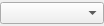
<?xml version="1.0" encoding="UTF-8"?>
<ui version="4.0">
 <class>CMIDINoteEdit</class>
 <widget class="QWidget" name="CMIDINoteEdit">
  <property name="geometry">
   <rect>
    <x>0</x>
    <y>0</y>
    <width>104</width>
    <height>26</height>
   </rect>
  </property>
  <property name="sizePolicy">
   <sizepolicy hsizetype="Preferred" vsizetype="Fixed">
    <horstretch>0</horstretch>
    <verstretch>0</verstretch>
   </sizepolicy>
  </property>
  <property name="minimumSize">
   <size>
    <width>0</width>
    <height>26</height>
   </size>
  </property>
  <property name="maximumSize">
   <size>
    <width>16777215</width>
    <height>26</height>
   </size>
  </property>
  <property name="windowTitle">
   <string>Form</string>
  </property>
  <layout class="QVBoxLayout" name="verticalLayout">
   <property name="spacing">
    <number>0</number>
   </property>
   <property name="sizeConstraint">
    <enum>QLayout::SetDefaultConstraint</enum>
   </property>
   <property name="leftMargin">
    <number>0</number>
   </property>
   <property name="topMargin">
    <number>0</number>
   </property>
   <property name="rightMargin">
    <number>0</number>
   </property>
   <property name="bottomMargin">
    <number>0</number>
   </property>
   <item>
    <widget class="QComboBox" name="comboBox"/>
   </item>
  </layout>
 </widget>
 <resources/>
 <connections/>
</ui>
